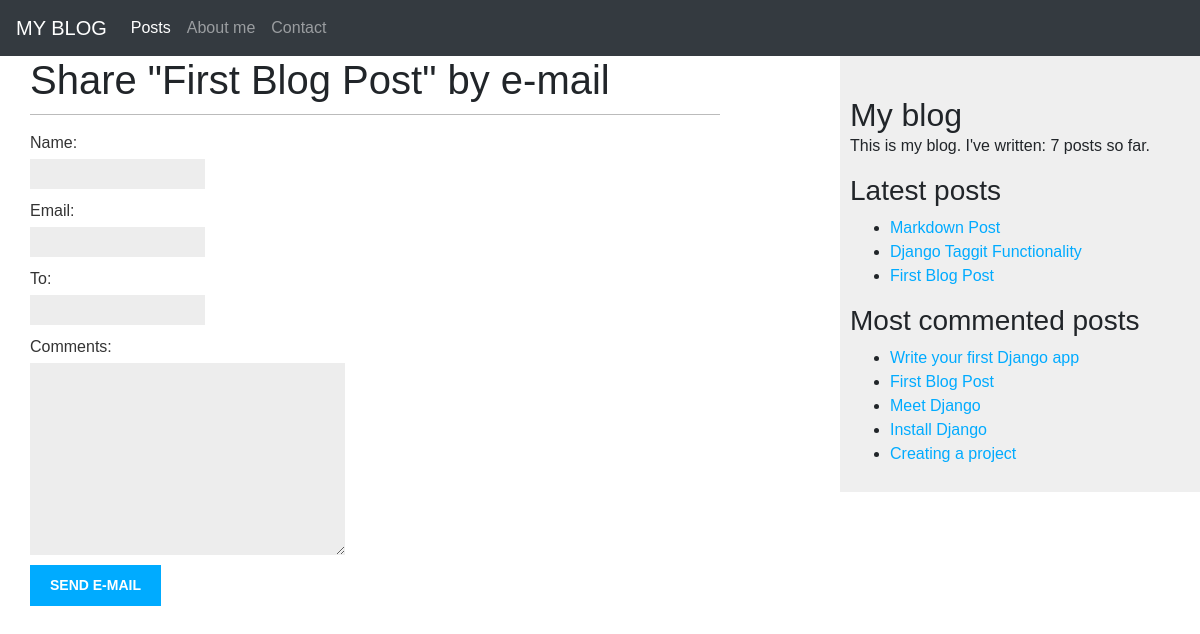
Page /myblog/5/share on the committed database.
### myblog/models.py (models this page shows, shortened)
class Post(models.Model):
    objects = models.Manager()
    published = PublishedManager()
    STATUS_CHOICES = (
        ('draft', 'Draft'),
        ('published', 'Published'),
    )
    title = models.CharField(max_length=250)
    slug = models.SlugField(max_length=250, unique_for_date='publish')
    author = models.ForeignKey(User, on_delete=models.CASCADE, related_name='blog_post')
    body = models.TextField()
    publish = models.DateTimeField(default=timezone.now)
    created = models.DateTimeField(auto_now_add=True)
    updated = models.DateTimeField(auto_now=True)
    status = models.CharField(max_length=10, choices=STATUS_CHOICES, default='draft')
    tags = TaggableManager()
    class Meta:
        ordering = ('-publish',)
    def get_absolute_url(self):
        return reverse('myblog:single_post',
                       args=[self.publish.year,
                             self.publish.month,
                             self.publish.day,
                             self.slug]
                       )

### myblog/views.py (the view)
# urls.py: path('<int:post_id>/share', views.PostShare, name='post_share'),
def PostShare(request, post_id):
    post = get_object_or_404(Post, id=post_id, status='published')
    sent = False
    if request.method == 'POST':
        form = EmailPostForm(request.POST)
        if form.is_valid():
            cleaned_data = form.cleaned_data
            post_url = request.build_absolute_uri(post.get_absolute_url())
            subject = f"{cleaned_data['name']} recommends you to read " \
                      f"{post.title}"
            message = f"Read {post.title} at {post_url}\n\n" \
                      f"{cleaned_data['name']}\'s comments: {cleaned_data['comments']}"
            send_mail(subject, message, 'djangoproject20@gmail.com', [cleaned_data['to']])
            sent = True
    else:
        form = EmailPostForm
    return render(request, 'blog/post/share.html', {'post': post, 'form': form, 'sent': sent})

### myblog/models.py (called while the page is built)
    def get_queryset(self):
        return super(PublishedManager, self).get_queryset().filter(status='published')

### myblog/templatetags/blog_tags.py (called while the page is built)
@register.simple_tag
def total_posts():
    return Post.published.count()

@register.inclusion_tag('blog/post/latest_posts.html')
def show_latest_posts(count=5):
    latest_posts = Post.published.order_by('-publish')[:count]
    return {'latest_posts': latest_posts}

@register.simple_tag
def get_most_commented_posts(count=5):
    return Post.published.annotate(total_comments=Count('comments'))\
                        .order_by('-total_comments')[:count]

### myblog/templates/blog/post/share.html (shortened to what this page needs)
{% extends "blog/base.html" %}
{% block content %}
   {% if sent %}
        <h1>E-mail successfully sent</h1>
            <p>
                "{{ post.title }}" was successfully sent to {{ form.cleaned_data.to }}
            </p>
   {% else %}
        <h1>Share "{{ post.title }}" by e-mail </h1>
        <form method="post">
            {{ form.as_p }}
            <input type="submit" value="Send e-mail">
        </form>
   {% endif %}
{% endblock content %}

### myblog/templates/blog/base.html (shortened to what this page needs)
{% load blog_tags %}
{% load static %}
<!DOCTYPE html>
<html lang="en">
<head>
    <link rel="stylesheet" href="{% static 'css/bootstrap.min.css' %}">
    <link rel="stylesheet" href="{% static 'css/style.css' %}">
</head>
<body>
    {% include 'blog/navbar.html' %}
    <div id="content">
        {% block content %}
        {% endblock content %}
    </div>
    <div id="sidebar">
        <h2>My blog</h2>
        <p>This is my blog. I've written: {% total_posts %} posts so far.</p>
        <h3>Latest posts</h3>
        {% show_latest_posts 3 %}
        <h3>Most commented posts</h3>
        {% get_most_commented_posts as most_commented_posts %}
        <ul>
            {%  for post in most_commented_posts %}
                <li>
                    <a href="{{ post.get_absolute_url }}">{{ post.title }}</a>
                </li>
            {% endfor %}
        </ul>
    </div>
</body>
</html>

### myblog/templates/blog/post/latest_posts.html
<ul>
    {%  for post in latest_posts %}
        <li>
            <a href="{{ post.get_absolute_url }}">{{ post.title }}</a>
        </li>
    {% endfor %}
</ul>

### static/css/style.css (style rules this page uses)
body { margin:0; padding:0; font-family:helvetica, sans-serif; }
a { color:#00abff; text-decoration:none; }
h1 { font-weight:normal; border-bottom:1px solid #bbb; padding:0 0 10px 0; }
h2 { font-weight:normal; margin:30px 0 0; }
#content { float:left; width:60%; padding:0 0 0 30px; }
#sidebar { float:right; width:30%; padding:10px; background:#efefef; height:100%; }
label { float:left; clear:both; color:#333; margin-bottom:4px; }
input, textarea { clear:both; float:left; margin:0 0 10px; background:#ededed; border:0; padding:6px 10px; font-size:12px; }
input[type=submit] { font-weight:bold; background:#00abff; color:#fff; padding:10px 20px; font-size:14px; text-transform:uppercase; }

### rows in the picture
Post: title "First Blog Post"
Post: title "Markdown Post"
Post: title "Django Taggit Functionality"
Post: title "Write your first Django app"
Post: title "Meet Django"
Post: title "Install Django"
Post: title "Creating a project"
